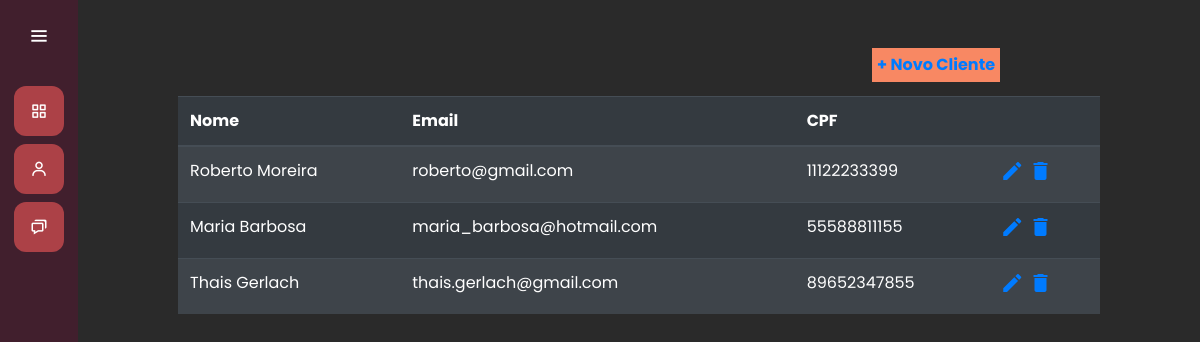
Page /clientes/ on the earlier database version.
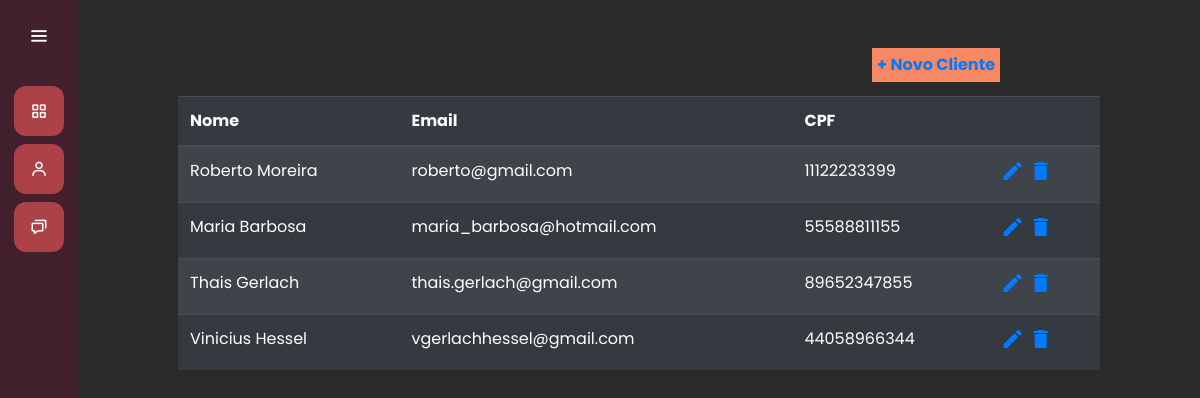
Same page on the later database version.
### clientes/models.py (models this page shows, shortened)
class Cliente(models.Model):
    nome_completo = models.CharField(max_length=80, default=True)
    email = models.EmailField(max_length=50)
    cpf = models.CharField(max_length=11)

### clientes/views.py (the view)
# urls.py: path('', views.clientes, name="clientes"),
def clientes(request):
    if request.method == "GET":
        clientes = Cliente.objects.all()
        return render(request, 'clientes.html', {'clientes': clientes})

### clientes/templates/clientes.html (shortened to what this page needs)
{% extends "base.html" %}
{% load static %}
{% block 'head' %}
    <link rel="stylesheet" href="{% static 'clientes/css/clientes.css' %}">
    <link rel="stylesheet" href="{% static 'clientes/css/lista_clientes.css' %}">
{% endblock %}
{% block 'dashboard' %}
    <br>
    <br>
    <div class="container-fluid distanciamento">
        <div>
            <a class="btn-add-clientes" href="{% url 'novo_cliente' %}">+ Novo Cliente</a>
            <br>
            <br>
            <table class="table table-striped table-dark">
                <thead>
                    <tr>
                        <th scope="col">Nome</th>
                        <th scope="col">Email</th>
                        <th scope="col">CPF</th>
                        <th scope="col"></th>
                    </tr>
                </thead>
                <tbody>
                    {% for cliente in clientes %}
                    <tr>
                        <td>{{cliente.nome_completo}}</td>
                        <td>{{cliente.email}}</td>
                        <td>{{cliente.cpf}}</td>
                        <td class="actions">
                            <a href="{% url 'atualizar_cliente' cliente.id %}" class="edit" title="Editar" data-toggle="tooltip"><i class="material-icons">&#xE254;</i></a>
                            <a href="{% url 'excluir_cliente' cliente.id %}"class="delete" title="Excluir" data-toggle="tooltip"><i class="material-icons">&#xE872;</i></a>
                        </td>
                    </tr>
                    {% endfor %}
                </tbody>
            </table>
        </div>
    </div>
{% endblock %}

Differences in the rows shown:
added Cliente: nome_completo "Vinicius Hessel", email "vgerlachhessel@gmail.com", cpf "44058966344"
